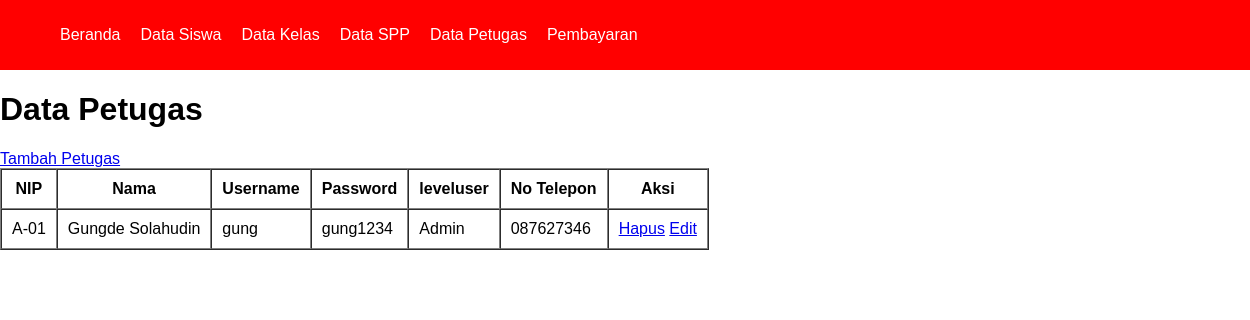
/petugas/petugas.php, run on an earlier commit of the app's database.
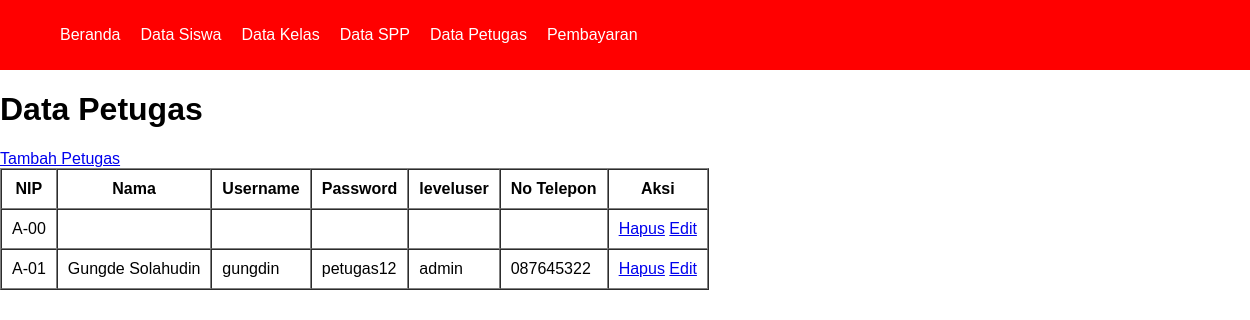
And on a later commit of the database.
### tables this page shows
CREATE TABLE `tb_petugas` (
  `nip` varchar(5) NOT NULL,
  `nama_petugas` varchar(100) NOT NULL,
  `username` varchar(50) NOT NULL,
  `password` varchar(50) NOT NULL,
  `leveluser` varchar(50) NOT NULL,
  `no_telp` varchar(50) NOT NULL
);

### petugas/functions_petugas.php (called while the page is built, shortened)
<?php
    $conn = mysqli_connect("localhost", "root", "", "spp_db");
    function query($query){
        global $conn;
        $result = mysqli_query($conn, $query);
        $rows = [];
        while( $row = mysqli_fetch_assoc($result)) {
            $rows[] = $row;
        }
        return $rows;
    }
?>

### petugas/petugas.php (the view, shortened to what this page needs)
<?php
    require 'functions_petugas.php';
    require '../views/template/navbar.php';
    $petugas = query("SELECT * FROM tb_petugas");
?>
<!DOCTYPE html>
<html lang="en">
<head>
</head>
<body>
    <h1>Data Petugas</h1>
    <a href="create_petugas.php">Tambah Petugas</a>
    <table border="1" cellspacing="0" cellpadding="10">
        <tr>
            <th>NIP</th>
            <th>Nama</th>
            <th>Username</th>
            <th>Password</th>
            <th>leveluser</th>
            <th>No Telepon</th>
            <th>Aksi</th>
        </tr>
        <?php foreach($petugas as $row) : ?>
        <tr>
            <td><?= $row["nip"]; ?></td>
            <td><?= $row["nama_petugas"]; ?></td>
            <td><?= $row["username"] ?></td>
            <td><?= $row["password"]; ?></td>
            <td><?= $row["leveluser"]; ?></td>
            <td><?= $row["no_telp"]; ?></td>
            <td>
                <a href="delete_petugas.php?nip=<?= $row["nip"]; ?>">Hapus</a>
                <a href="update_petugas.php?nip=<?= $row["nip"]; ?>">Edit</a>
            </td>
        </tr>
        <?php endforeach; ?>
    </table>
</body>
</html>

What changed in the data, as far as the page shows it:
added tb_petugas: nip "A-00"
changed tb_petugas "Gungde Solahudin": username "gung" → "gungdin"; password "gung1234" → "petugas12"; leveluser "Admin" → "admin"; no_telp "087627346" → "087645322"
